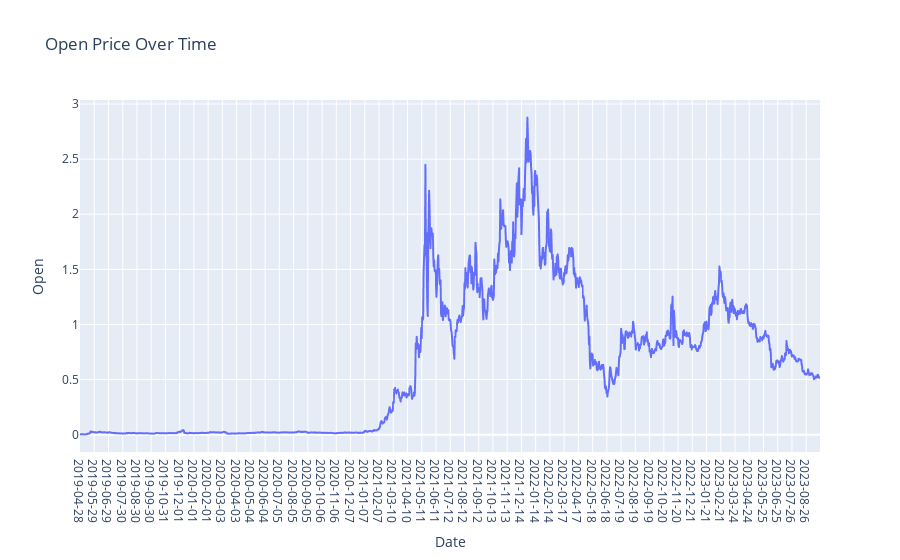

Notebook cell for this chart:
### Markdown cell above
# Visualizations

## i) Graph for Open Prices

### Code cell
plt.figure(figsize=(14, 6))
fig = px.line(POLYGON.Open,x=POLYGON.Date, y='Open', labels={'x': 'Date', 'y': 'Price'}, title='Open Price Over Time')
fig.update_xaxes(type='category')  # Ensure the x-axis treats the index as categorical (date)

fig.show()

### Figure 1 — Plotly figure (JSON) as saved in the notebook; plotly's stock layout.template omitted (floating-point values rounded to 4 significant figures; data arrays with more than 128 entries replaced by an {"elided": "..."} marker saying what was removed)
{"data": [{"hovertemplate": "Date=%{x}<br>Open=%{y}<extra></extra>", "legendgroup": "", "line": {"color": "#636efa", "dash": "solid"}, "marker": {"symbol": "circle"}, "mode": "lines", "name": "", "showlegend": false, "type": "scattergl", "x": {"elided": "1612 str values"}, "xaxis": "x", "y": {"elided": "1612 float values"}, "yaxis": "y"}], "layout": {"legend": {"tracegroupgap": 0}, "title": {"text": "Open Price Over Time"}, "xaxis": {"anchor": "y", "domain": [0, 1], "title": {"text": "Date"}, "type": "category"}, "yaxis": {"anchor": "x", "domain": [0, 1], "title": {"text": "Open"}}}}
